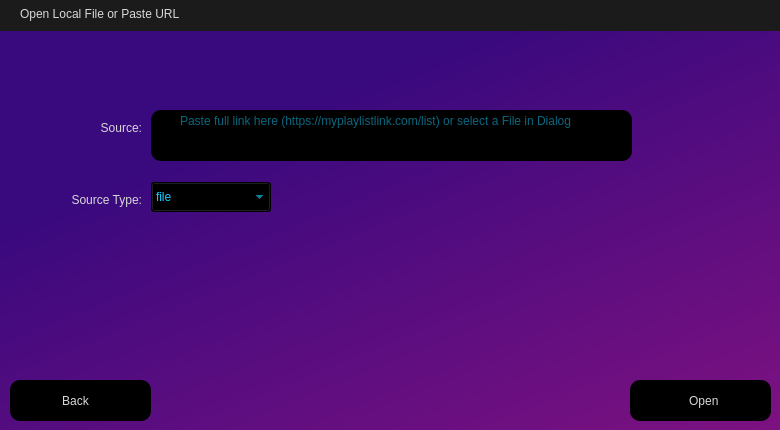
<?xml version="1.0" encoding="UTF-8"?>
<ui version="4.0">
 <class>OpenFileSelection</class>
 <widget class="QWidget" name="OpenFileSelection">
  <property name="geometry">
   <rect>
    <x>0</x>
    <y>0</y>
    <width>780</width>
    <height>430</height>
   </rect>
  </property>
  <property name="windowTitle">
   <string>Form</string>
  </property>
  <property name="styleSheet">
   <string notr="true">/*background-color: rgb(42, 42, 42);*/

QLabel
{
	color: rgb(216, 216, 216);
}

QPushButton 
{	
	color: rgb(216, 216, 216);
	background-color: rgb(0, 0, 0);
	border-radius: 10px;
}

QPushButton:hover 
{
	background-color: rgb(35, 11, 63);
}

QPushButton:disabled
{
	color: rgb(73, 73, 73);
}

QPushButton:pressed 
{
	background-color: rgb(82, 26, 149);
}

QTableWidget
{
	background-color: rgb(0, 0, 0);
}

QTableWidget::item::selected
{
	background-color: rgb(0, 58, 201);
}

QHeaderView::section
{
	background-color: rgb(20, 6, 36);
}

QHeaderView
{
	background-color: rgb(30, 30, 30);
}

QLineEdit
{
	color: rgb(216, 216, 216);
	background-color: rgb(0, 0, 0);
	padding-left:10px;
}

QTextEdit
{
	color: rgb(216, 216, 216);
	background-color: rgb(0, 0, 0);
	padding-left:25px;
}

QComboBox
{
	color: rgb(216, 216, 216);
	background-color: rgb(0, 0, 0);
}

QComboBox QAbstractItemView {
 	border: 1px solid grey;
 	/*background: black;*/
	selection-color: rgb(216, 216, 216);
  	background-color: rgb(30, 30, 30);
}
</string>
  </property>
  <widget class="QWidget" name="Titlebar_widget" native="true">
   <property name="geometry">
    <rect>
     <x>0</x>
     <y>0</y>
     <width>781</width>
     <height>31</height>
    </rect>
   </property>
   <property name="styleSheet">
    <string notr="true">background-color: rgb(27, 27, 27);</string>
   </property>
   <widget class="QLabel" name="Titlebar_label">
    <property name="geometry">
     <rect>
      <x>20</x>
      <y>0</y>
      <width>251</width>
      <height>21</height>
     </rect>
    </property>
    <property name="text">
     <string>Open Local File or Paste URL</string>
    </property>
    <property name="alignment">
     <set>Qt::AlignmentFlag::AlignBottom|Qt::AlignmentFlag::AlignLeading|Qt::AlignmentFlag::AlignLeft</set>
    </property>
   </widget>
  </widget>
  <widget class="QPushButton" name="Back_button">
   <property name="geometry">
    <rect>
     <x>10</x>
     <y>380</y>
     <width>141</width>
     <height>41</height>
    </rect>
   </property>
   <property name="text">
    <string>  Back     </string>
   </property>
   <property name="icon">
    <iconset resource="resources.qrc">
     <normaloff>:/icons/icons/white-left-arrow.png</normaloff>
     <disabledoff>:/icons/icons/white-left-arrow-disabled.png</disabledoff>:/icons/icons/white-left-arrow.png</iconset>
   </property>
   <property name="iconSize">
    <size>
     <width>15</width>
     <height>15</height>
    </size>
   </property>
  </widget>
  <widget class="QPushButton" name="Open_button">
   <property name="geometry">
    <rect>
     <x>630</x>
     <y>380</y>
     <width>141</width>
     <height>41</height>
    </rect>
   </property>
   <property name="text">
    <string>  Open</string>
   </property>
   <property name="icon">
    <iconset resource="resources.qrc">
     <normaloff>:/icons/icons/external-link.png</normaloff>
     <disabledoff>:/icons/icons/external-link-disabled.png</disabledoff>:/icons/icons/external-link.png</iconset>
   </property>
   <property name="iconSize">
    <size>
     <width>20</width>
     <height>20</height>
    </size>
   </property>
  </widget>
  <widget class="QPushButton" name="OpenFiles_button">
   <property name="geometry">
    <rect>
     <x>150</x>
     <y>120</y>
     <width>31</width>
     <height>21</height>
    </rect>
   </property>
   <property name="styleSheet">
    <string notr="true">border-radius: 0px;
background-color: rgba(0, 0, 0, 0);
</string>
   </property>
   <property name="text">
    <string/>
   </property>
   <property name="icon">
    <iconset resource="resources.qrc">
     <normaloff>:/icons/icons/white-folder.png</normaloff>
     <disabledoff>:/icons/icons/white-folder-disabled.png</disabledoff>:/icons/icons/white-folder.png</iconset>
   </property>
   <property name="iconSize">
    <size>
     <width>20</width>
     <height>20</height>
    </size>
   </property>
  </widget>
  <widget class="QLabel" name="Source_label">
   <property name="geometry">
    <rect>
     <x>11</x>
     <y>120</y>
     <width>131</width>
     <height>16</height>
    </rect>
   </property>
   <property name="text">
    <string>Source:</string>
   </property>
   <property name="alignment">
    <set>Qt::AlignmentFlag::AlignRight|Qt::AlignmentFlag::AlignTrailing|Qt::AlignmentFlag::AlignVCenter</set>
   </property>
  </widget>
  <widget class="QTextEdit" name="Source_textedit">
   <property name="geometry">
    <rect>
     <x>151</x>
     <y>110</y>
     <width>481</width>
     <height>51</height>
    </rect>
   </property>
   <property name="styleSheet">
    <string notr="true">border-radius: 10px;
color: rgb(20, 205, 255); </string>
   </property>
   <property name="frameShape">
    <enum>QFrame::Shape::NoFrame</enum>
   </property>
   <property name="frameShadow">
    <enum>QFrame::Shadow::Plain</enum>
   </property>
   <property name="placeholderText">
    <string>Paste full link here (https://myplaylistlink.com/list) or select a File in Dialog</string>
   </property>
  </widget>
  <widget class="QComboBox" name="SourceType_combobox">
   <property name="geometry">
    <rect>
     <x>151</x>
     <y>182</y>
     <width>120</width>
     <height>30</height>
    </rect>
   </property>
   <property name="styleSheet">
    <string notr="true">color: rgb(20, 205, 255); 
</string>
   </property>
   <item>
    <property name="text">
     <string>file</string>
    </property>
   </item>
   <item>
    <property name="text">
     <string>url</string>
    </property>
   </item>
  </widget>
  <widget class="QLabel" name="SourceType_label">
   <property name="geometry">
    <rect>
     <x>11</x>
     <y>192</y>
     <width>131</width>
     <height>16</height>
    </rect>
   </property>
   <property name="text">
    <string>Source Type:</string>
   </property>
   <property name="alignment">
    <set>Qt::AlignmentFlag::AlignRight|Qt::AlignmentFlag::AlignTrailing|Qt::AlignmentFlag::AlignVCenter</set>
   </property>
  </widget>
  <widget class="QWidget" name="background_widget" native="true">
   <property name="geometry">
    <rect>
     <x>0</x>
     <y>30</y>
     <width>801</width>
     <height>421</height>
    </rect>
   </property>
   <property name="styleSheet">
    <string notr="true">background-color: qlineargradient(spread:pad, x1:0.369, y1:0.182, x2:1, y2:1, stop:0 rgba(57, 9, 126, 255), stop:1 rgba(129, 18, 129, 255));</string>
   </property>
  </widget>
  <zorder>background_widget</zorder>
  <zorder>Titlebar_widget</zorder>
  <zorder>Back_button</zorder>
  <zorder>Open_button</zorder>
  <zorder>Source_label</zorder>
  <zorder>SourceType_combobox</zorder>
  <zorder>SourceType_label</zorder>
  <zorder>Source_textedit</zorder>
  <zorder>OpenFiles_button</zorder>
 </widget>
 <resources>
  <include location="resources.qrc"/>
 </resources>
 <connections/>
</ui>
